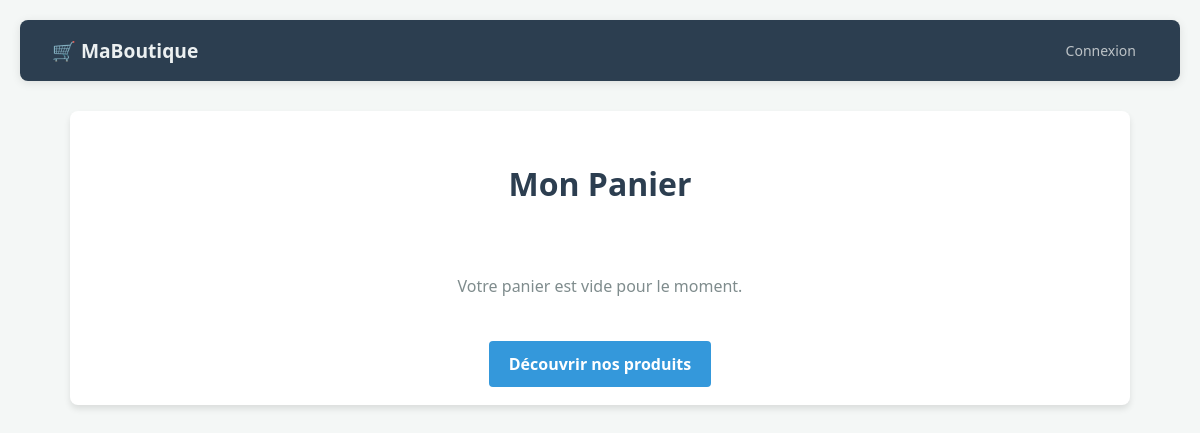
Page /panier.php?u=2 on the earlier database version.
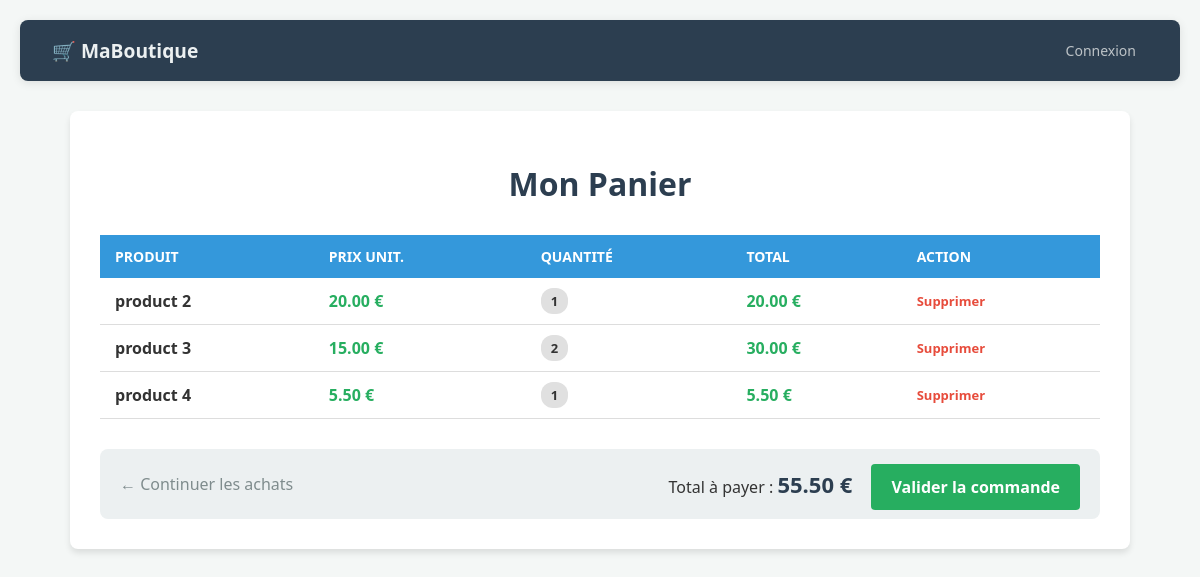
Same page on the later database version.
### tables this page shows
CREATE TABLE `cart` (
  `id` int NOT NULL,
  `user_id` int NOT NULL,
  `product_id` int NOT NULL,
  `quantity` int DEFAULT '1',
  `added_at` timestamp NULL DEFAULT CURRENT_TIMESTAMP
);

CREATE TABLE `product` (
  `id` int NOT NULL,
  `label` varchar(200) NOT NULL,
  `price` decimal(10,2) NOT NULL DEFAULT '0.00',
  `id_category` int NOT NULL,
  `description` text
);

### src/panier.php (the view, shortened to what this page needs)
<?php
require_once("menu.php");
$user_id = isset($_GET['u']) ? intval($_GET['u']) : 123;
$conn = new mysqli($servername, $username, $password, $dbname);
$grand_total = 0;
?>
<!DOCTYPE html>
<html lang="fr">
<head>
</head>
<body>
<div class="container">
    <h1>Mon Panier</h1>
    <?php
    $sql = "SELECT c.id as cart_id, p.label, p.price, c.quantity
            FROM cart c
            INNER JOIN product p ON c.product_id = p.id
            WHERE c.user_id = $user_id";
    $result = $conn->query($sql);
    if ($result && $result->num_rows > 0):
    ?>
        <table>
            <thead>
                <tr>
                    <th>Produit</th>
                    <th>Prix Unit.</th>
                    <th>Quantité</th>
                    <th>Total</th>
                    <th>Action</th>
                </tr>
            </thead>
            <tbody>
                <?php while($row = $result->fetch_assoc()):
                    $subtotal = $row['price'] * $row['quantity'];
                    $grand_total += $subtotal;
                ?>
                <tr>
                    <td><strong><?php echo htmlspecialchars($row['label']); ?></strong></td>
                    <td class="price"><?php echo number_format($row['price'], 2); ?> €</td>
                    <td><span class="badge-qty"><?php echo $row['quantity']; ?></span></td>
                    <td class="price"><?php echo number_format($subtotal, 2); ?> €</td>
                    <td>
                        <a href="supprimer-item.php?id=<?php echo $row['cart_id']; ?>" class="btn-delete" onclick="return confirm('Supprimer cet article ?')">Supprimer</a>
                    </td>
                </tr>
                <?php endwhile; ?>
            </tbody>
        </table>
        <div class="cart-footer">
            <a href="home.php" style="color: #7f8c8d; text-decoration: none;">← Continuer les achats</a>
            <div>
                <span style="margin-right: 15px;">Total à payer : <span class="total-price"><?php echo number_format($grand_total, 2); ?> €</span></span>
                <a href="commander.php" class="btn-checkout">Valider la commande</a>
            </div>
        </div>
    <?php else: ?>
        <p style="text-align: center; padding: 40px; color: #7f8c8d;">
            Votre panier est vide pour le moment.
        </p>
        <div style="text-align: center;">
            <a href="home.php" class="btn-checkout" style="background-color: #3498db;">Découvrir nos produits</a>
        </div>
    <?php endif; ?>
</div>
</body>
</html>

Differences in the rows shown:
added cart: product.label "product 2", product.price "20.00", quantity "1"
added cart: product.label "product 3", product.price "15.00", quantity "2", subtotal "30.00"
added cart: product.label "product 4", product.price "5.50", quantity "1"
Other differences:
$grand_total: (not shown) → "55.50"
text no longer shown: "Votre panier est vide pour le moment. Découvrir nos produits"
text now shown: "PRODUIT PRIX UNIT. QUANTITÉ TOTAL ACTION ← Continuer les achats Total à payer : € Valider la commande"
